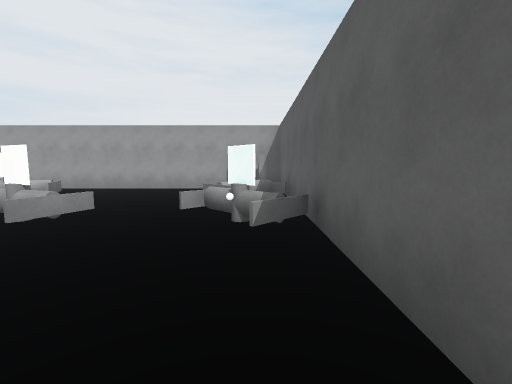
View 1 (above)

16 first-person views from a walk through a scene from a Unity 3-D project. The camera is 1.5 m above the floor, tilts 6° down and sees 90° across. The floor is counted in squares, 2 m on a side. Each view is taken from the middle of a square. On the plan, view 1 faces up. The plan holds only what a view shows up to about 9 squares ahead; the rest is blank. The place goes on beyond the plan. The player character is not drawn. Surface patterns are stand-ins for the level's own textures.

View 2
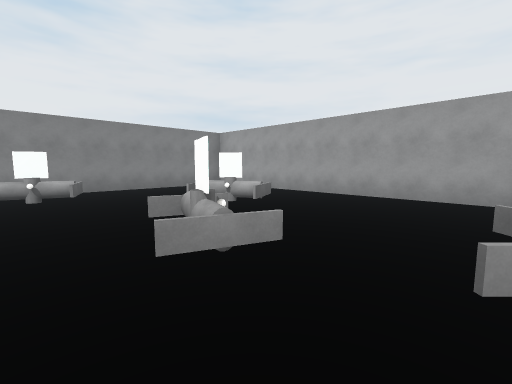

View 3
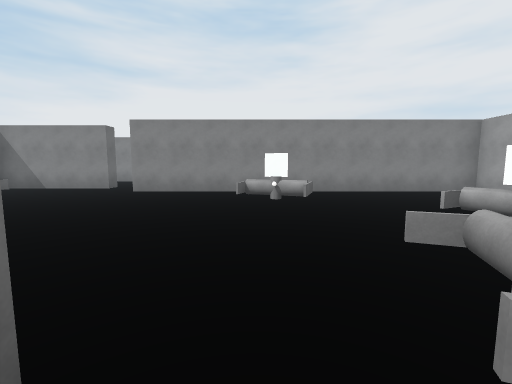

View 4
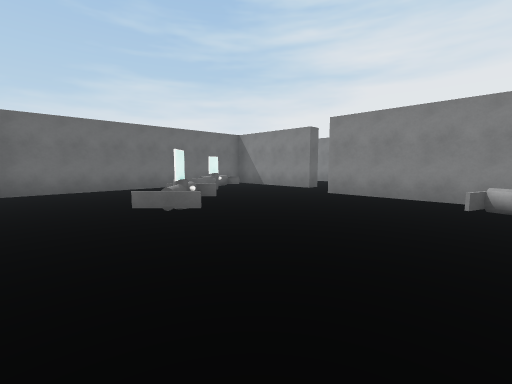

View 5
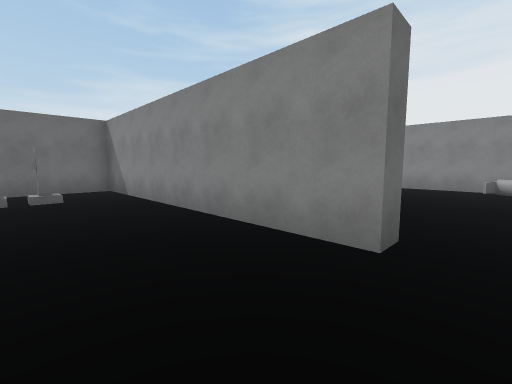

View 6
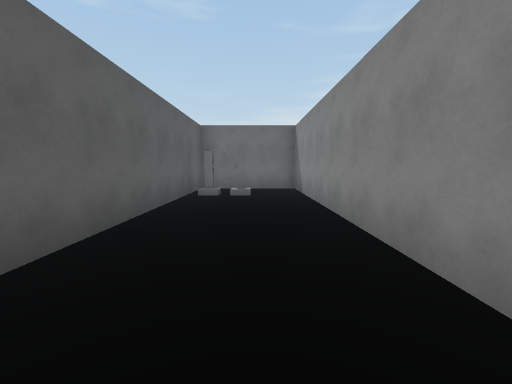

View 7
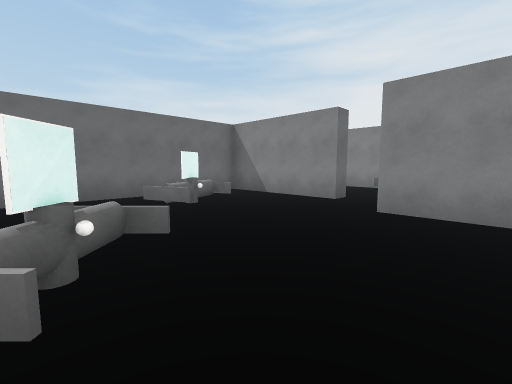

View 8
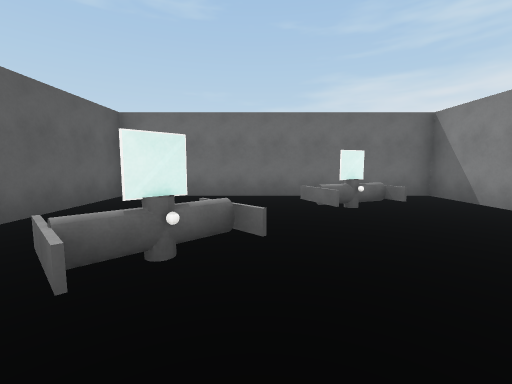

View 9
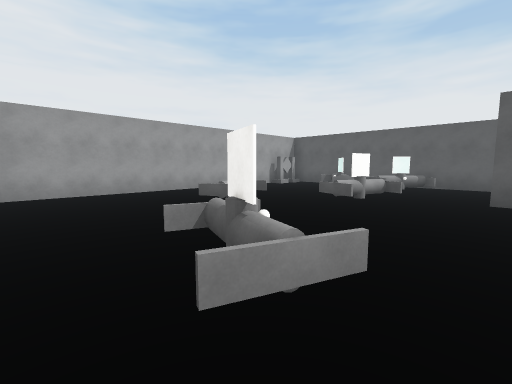

View 10
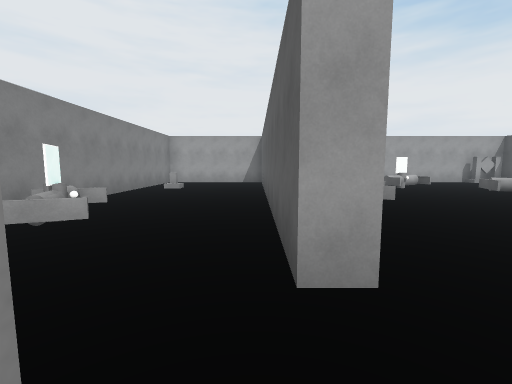

View 11
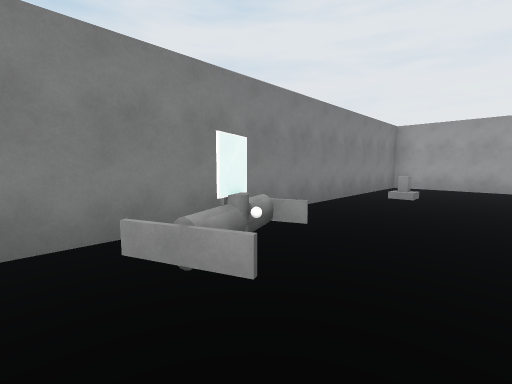

View 12
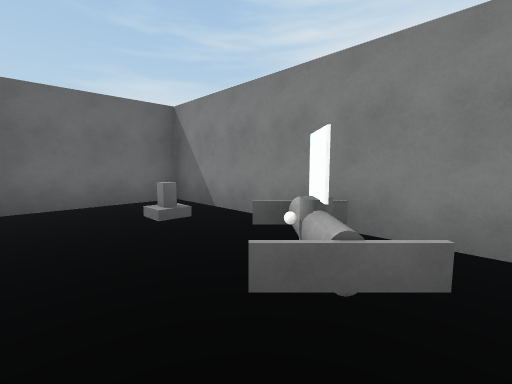

View 13
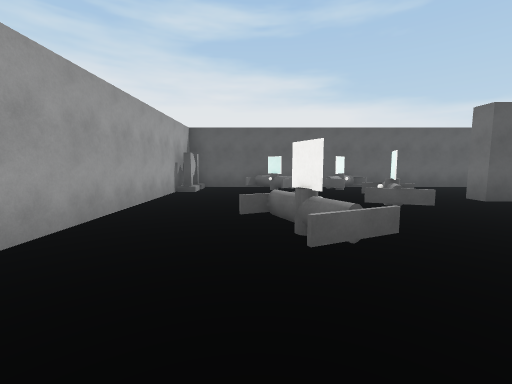

View 14
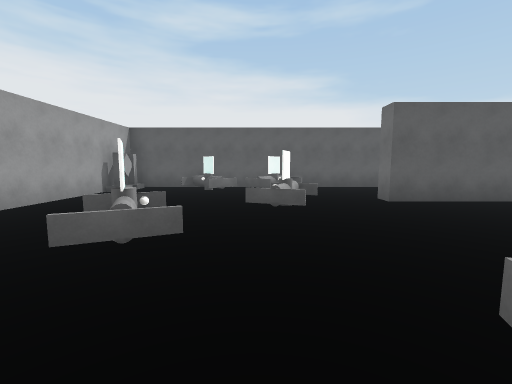

View 15
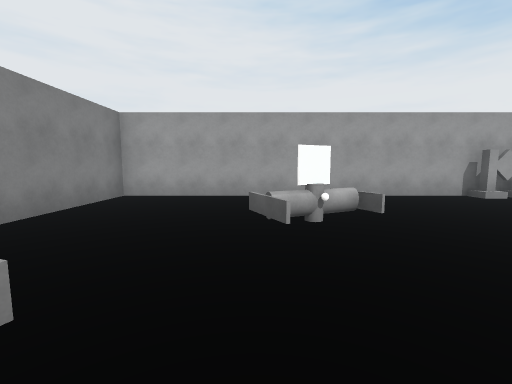

View 16
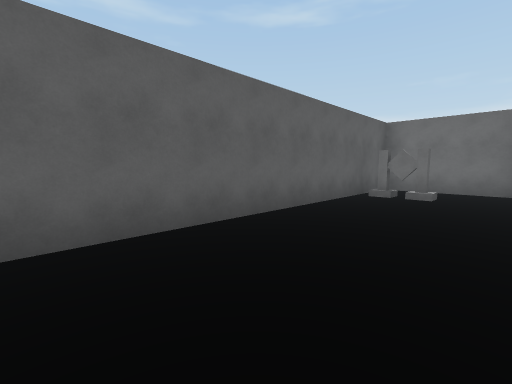

### Floor plan
Ten units are one square. View 1 is at (0, 0); x grows to the right and y downward. Boxes are objects, and circles mark ways between rooms. Rooms are numbered by the first view taken in them; rooms with no view inside come last. Other rooms are left out.
<svg viewBox="-142 -90 154 157">
<path fill="none" stroke="#000" d="M-28 14 -28 -12 -23 -12 -23 62 7 62 7 -82 -93 -82 -93 15 -97 15M-103 27 -103 62 -28 62 -28 31M-97 15 -97 -60M-109 27 -103 27M-110 -82 -137 -82 -137 62 -109 62"/>
<rect x="-85" y="35" width="20" height="20" fill="#bbb"><title>other object</title></rect>
<rect x="-85" y="-35" width="20" height="20" fill="#bbb"><title>other object</title></rect>
<rect x="-65" y="5" width="20" height="20" fill="#bbb"><title>other object</title></rect>
<rect x="-65" y="-65" width="20" height="20" fill="#bbb"><title>other object</title></rect>
<rect x="-45" y="-45" width="20" height="20" fill="#bbb"><title>other object</title></rect>
<rect x="-15" y="-45" width="20" height="20" fill="#bbb"><title>other object</title></rect>
<rect x="-15" y="-65" width="20" height="20" fill="#bbb"><title>other object</title></rect>
<rect x="-5" y="45" width="10" height="10" fill="#bbb"><title>other object</title></rect>
<rect x="-5" y="-85" width="10" height="10" fill="#bbb"><title>other object</title></rect>
<rect x="-135" y="45" width="10" height="10" fill="#bbb"><title>other object</title></rect>
<rect x="-135" y="15" width="20" height="20" fill="#bbb"><title>other object</title></rect>
<rect x="-135" y="-15" width="20" height="20" fill="#bbb"><title>other object</title></rect>
<rect x="-135" y="-55" width="10" height="10" fill="#bbb"><title>other object</title></rect>
<circle cx="-110" cy="20" r="3" fill="#2a7"/>
<text x="-50" y="-10">1</text>
<text x="-120" y="-20">2</text>
</svg>
Room 1 opens to room 2.

Where each view was taken, in squares from view 1:
view 1: 0 up, 0 right, facing up
view 2: 2 up, 1 left, facing up-left
view 3: 2 up, 2 left, facing left
view 4: 2 up, 3 left, facing down-left
view 5: 2 up, 0 right, facing down-left
view 6: 2 up, 1 left, facing down
view 7: 0 up, 5 left, facing down-left
view 8: 0 up, 6 left, facing down
view 9: 1 up, 9 left, facing up-right
view 10: 3 down, 10 left, facing up
view 11: 1 down, 11 left, facing up-left
view 12: 1 down, 11 left, facing down-left
view 13: 6 up, 8 left, facing right
view 14: 4 up, 8 left, facing right
view 15: 2 up, 6 left, facing up
view 16: 2 up, 2 left, facing down-right
